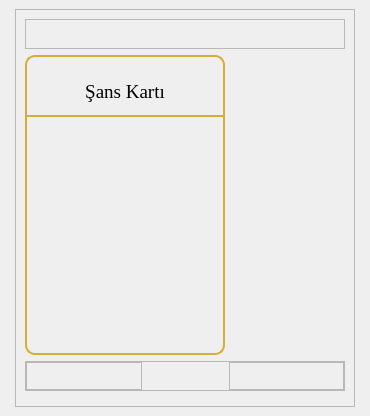
               <widget class="QWidget" name="sans_page">
                <layout class="QHBoxLayout" name="horizontalLayout_38">
                 <property name="spacing">
                  <number>6</number>
                 </property>
                 <property name="leftMargin">
                  <number>9</number>
                 </property>
                 <property name="topMargin">
                  <number>9</number>
                 </property>
                 <property name="rightMargin">
                  <number>9</number>
                 </property>
                 <property name="bottomMargin">
                  <number>9</number>
                 </property>
                 <item>
                  <widget class="QFrame" name="frame">
                   <property name="frameShape">
                    <enum>QFrame::StyledPanel</enum>
                   </property>
                   <property name="frameShadow">
                    <enum>QFrame::Raised</enum>
                   </property>
                  </widget>
                 </item>
                 <item>
                  <widget class="QFrame" name="frame_60">
                   <property name="minimumSize">
                    <size>
                     <width>340</width>
                     <height>0</height>
                    </size>
                   </property>
                   <property name="maximumSize">
                    <size>
                     <width>340</width>
                     <height>16777215</height>
                    </size>
                   </property>
                   <property name="frameShape">
                    <enum>QFrame::StyledPanel</enum>
                   </property>
                   <property name="frameShadow">
                    <enum>QFrame::Raised</enum>
                   </property>
                   <layout class="QVBoxLayout" name="verticalLayout_15">
                    <item>
                     <widget class="QFrame" name="frame_94">
                      <property name="minimumSize">
                       <size>
                        <width>0</width>
                        <height>30</height>
                       </size>
                      </property>
                      <property name="maximumSize">
                       <size>
                        <width>16777215</width>
                        <height>30</height>
                       </size>
                      </property>
                      <property name="frameShape">
                       <enum>QFrame::StyledPanel</enum>
                      </property>
                      <property name="frameShadow">
                       <enum>QFrame::Raised</enum>
                      </property>
                     </widget>
                    </item>
                    <item>
                     <widget class="QFrame" name="frame_89">
                      <property name="minimumSize">
                       <size>
                        <width>200</width>
                        <height>300</height>
                       </size>
                      </property>
                      <property name="maximumSize">
                       <size>
                        <width>200</width>
                        <height>300</height>
                       </size>
                      </property>
                      <property name="styleSheet">
                       <string notr="true">QFrame {
	border-radius: 10px;
	background-color: qlineargradient(spread:pad, x1:0, y1:0, x2:1, y2:1, stop:0 rgba(35, 40, 3, 236), stop:0.16 rgba(136, 106, 22, 255), stop:0.225 rgba(166, 140, 41, 255), stop:0.285 rgba(204, 181, 74, 255), stop:0.345 rgba(235, 219, 102, 255), stop:0.415 rgba(245, 236, 112, 255), stop:0.52 rgba(209, 190, 76, 255), stop:0.57 rgba(187, 156, 51, 255), stop:0.635 rgba(168, 142, 42, 255), stop:0.695 rgba(202, 174, 68, 255), stop:0.75 rgba(218, 202, 86, 255), stop:0.815 rgba(208, 187, 73, 255), stop:0.88 rgba(187, 156, 51, 255), stop:0.935 rgba(137, 108, 26, 255), stop:1 rgba(35, 40, 3, 236));
	border: 2px solid rgb(212,175,55)
}</string>
                      </property>
                      <property name="frameShape">
                       <enum>QFrame::StyledPanel</enum>
                      </property>
                      <property name="frameShadow">
                       <enum>QFrame::Raised</enum>
                      </property>
                      <layout class="QVBoxLayout" name="verticalLayout_16">
                       <property name="spacing">
                        <number>0</number>
                       </property>
                       <property name="leftMargin">
                        <number>0</number>
                       </property>
                       <property name="topMargin">
                        <number>0</number>
                       </property>
                       <property name="rightMargin">
                        <number>0</number>
                       </property>
                       <property name="bottomMargin">
                        <number>0</number>
                       </property>
                       <item>
                        <widget class="QFrame" name="frame_93">
                         <property name="minimumSize">
                          <size>
                           <width>0</width>
                           <height>20</height>
                          </size>
                         </property>
                         <property name="maximumSize">
                          <size>
                           <width>16777215</width>
                           <height>20</height>
                          </size>
                         </property>
                         <property name="styleSheet">
                          <string notr="true">QFrame {
	border: none;
	border-radius: 10px;
	background-color: none;
}</string>
                         </property>
                         <property name="frameShape">
                          <enum>QFrame::StyledPanel</enum>
                         </property>
                         <property name="frameShadow">
                          <enum>QFrame::Raised</enum>
                         </property>
                        </widget>
                       </item>
                       <item>
                        <widget class="QFrame" name="frame_91">
                         <property name="minimumSize">
                          <size>
                           <width>0</width>
                           <height>40</height>
                          </size>
                         </property>
                         <property name="maximumSize">
                          <size>
                           <width>16777215</width>
                           <height>40</height>
                          </size>
                         </property>
                         <property name="styleSheet">
                          <string notr="true">QFrame {
	border: none;
	border-bottom: 2px solid rgb(212,175,55);
	border-radius: 0px;
	background-color: none;
}</string>
                         </property>
                         <property name="frameShape">
                          <enum>QFrame::StyledPanel</enum>
                         </property>
                         <property name="frameShadow">
                          <enum>QFrame::Raised</enum>
                         </property>
                         <layout class="QVBoxLayout" name="verticalLayout_17">
                          <property name="spacing">
                           <number>0</number>
                          </property>
                          <property name="leftMargin">
                           <number>0</number>
                          </property>
                          <property name="topMargin">
                           <number>0</number>
                          </property>
                          <property name="rightMargin">
                           <number>0</number>
                          </property>
                          <property name="bottomMargin">
                           <number>9</number>
                          </property>
                          <item>
                           <widget class="QLabel" name="label">
                            <property name="minimumSize">
                             <size>
                              <width>0</width>
                              <height>0</height>
                             </size>
                            </property>
                            <property name="maximumSize">
                             <size>
                              <width>16777215</width>
                              <height>16777215</height>
                             </size>
                            </property>
                            <property name="font">
                             <font>
                              <family>Times New Roman</family>
                              <pointsize>14</pointsize>
                             </font>
                            </property>
                            <property name="styleSheet">
                             <string notr="true">QLabel {
	color: black;
	border: none;
}</string>
                            </property>
                            <property name="text">
                             <string>Şans Kartı</string>
                            </property>
                            <property name="alignment">
                             <set>Qt::AlignCenter</set>
                            </property>
                           </widget>
                          </item>
                         </layout>
                        </widget>
                       </item>
                       <item>
                        <widget class="QFrame" name="frame_92">
                         <property name="styleSheet">
                          <string notr="true">QFrame {
	border: none;
	background-color: transparent;
}</string>
                         </property>
                         <property name="frameShape">
                          <enum>QFrame::StyledPanel</enum>
                         </property>
                         <property name="frameShadow">
                          <enum>QFrame::Raised</enum>
                         </property>
                         <layout class="QVBoxLayout" name="verticalLayout_18">
                          <item>
                           <widget class="QPlainTextEdit" name="plainTextEdit">
                            <property name="font">
                             <font>
                              <family>Times New Roman</family>
                              <pointsize>12</pointsize>
                             </font>
                            </property>
                            <property name="focusPolicy">
                             <enum>Qt::NoFocus</enum>
                            </property>
                            <property name="styleSheet">
                             <string notr="true">
QPlainTextEdit {
	color: black;
}

/* SCROLL BARS */
 QScrollBar:vertical {
	border: none;
    background: rgb(0,0,50);
    width: 14px;
    margin: 21px 0 21px 0;
	border-radius: 0px;
 }
 QScrollBar::handle:vertical {	
	background: rgb(212,175,55);
    min-height: 25px;
	border-radius: 7px
 }
 QScrollBar::add-line:vertical {
    border: none;
    background: rgb(0,0,50);
    height: 20px;
	border-bottom-left-radius: 7px;
    border-bottom-right-radius: 7px;
    subcontrol-position: bottom;
    subcontrol-origin: margin;
 }
 QScrollBar::sub-line:vertical {
	border: none;
    background: rgb(0,0,50);
    height: 20px;
	border-top-left-radius: 7px;
    border-top-right-radius: 7px;
    subcontrol-position: top;
    subcontrol-origin: margin;
 }
 QScrollBar::up-arrow:vertical, QScrollBar::down-arrow:vertical {
     background: none;
 }

 QScrollBar::add-page:vertical, QScrollBar::sub-page:vertical {
     background: none;
 }</string>
                            </property>
                            <property name="plainText">
                             <string/>
                            </property>
                           </widget>
                          </item>
                         </layout>
                        </widget>
                       </item>
                      </layout>
                     </widget>
                    </item>
                    <item>
                     <widget class="QFrame" name="frame_95">
                      <property name="minimumSize">
                       <size>
                        <width>0</width>
                        <height>30</height>
                       </size>
                      </property>
                      <property name="maximumSize">
                       <size>
                        <width>16777215</width>
                        <height>30</height>
                       </size>
                      </property>
                      <property name="frameShape">
                       <enum>QFrame::StyledPanel</enum>
                      </property>
                      <property name="frameShadow">
                       <enum>QFrame::Raised</enum>
                      </property>
                      <layout class="QHBoxLayout" name="horizontalLayout_39">
                       <property name="spacing">
                        <number>9</number>
                       </property>
                       <property name="leftMargin">
                        <number>0</number>
                       </property>
                       <property name="topMargin">
                        <number>0</number>
                       </property>
                       <property name="rightMargin">
                        <number>0</number>
                       </property>
                       <property name="bottomMargin">
                        <number>0</number>
                       </property>
                       <item>
                        <widget class="QFrame" name="frame_96">
                         <property name="frameShape">
                          <enum>QFrame::StyledPanel</enum>
                         </property>
                         <property name="frameShadow">
                          <enum>QFrame::Raised</enum>
                         </property>
                        </widget>
                       </item>
                       <item>
                        <widget class="QPushButton" name="kaydet_btn_2">
                         <property name="minimumSize">
                          <size>
                           <width>30</width>
                           <height>30</height>
                          </size>
                         </property>
                         <property name="maximumSize">
                          <size>
                           <width>30</width>
                           <height>30</height>
                          </size>
                         </property>
                         <property name="styleSheet">
                          <string notr="true">QPushButton {
	background-color: transparent;
	border-radius: 10px;
}

QPushButton:hover {
	background-color:  rgb(85, 170, 127);
}</string>
                         </property>
                         <property name="text">
                          <string/>
                         </property>
                         <property name="icon">
                          <iconset resource="resource.qrc">
                           <normaloff>:/icon/059-success.png</normaloff>:/icon/059-success.png</iconset>
                         </property>
                         <property name="iconSize">
                          <size>
                           <width>30</width>
                           <height>30</height>
                          </size>
                         </property>
                        </widget>
                       </item>
                       <item>
                        <widget class="QPushButton" name="temizle_btn_2">
                         <property name="minimumSize">
                          <size>
                           <width>30</width>
                           <height>30</height>
                          </size>
                         </property>
                         <property name="maximumSize">
                          <size>
                           <width>30</width>
                           <height>30</height>
                          </size>
                         </property>
                         <property name="styleSheet">
                          <string notr="true">QPushButton {
	background-color: transparent;
	border-radius: 10px;
}

QPushButton:hover {
	background-color:  rgb(214, 90, 79);
}
</string>
                         </property>
                         <property name="text">
                          <string/>
                         </property>
                         <property name="icon">
                          <iconset resource="resource.qrc">
                           <normaloff>:/icon/058-error.png</normaloff>:/icon/058-error.png</iconset>
                         </property>
                         <property name="iconSize">
                          <size>
                           <width>30</width>
                           <height>30</height>
                          </size>
                         </property>
                        </widget>
                       </item>
                       <item>
                        <widget class="QFrame" name="frame_97">
                         <property name="frameShape">
                          <enum>QFrame::StyledPanel</enum>
                         </property>
                         <property name="frameShadow">
                          <enum>QFrame::Raised</enum>
                         </property>
                        </widget>
                       </item>
                      </layout>
                     </widget>
                    </item>
                    <item>
                     <widget class="QFrame" name="frame_90">
                      <property name="frameShape">
                       <enum>QFrame::StyledPanel</enum>
                      </property>
                      <property name="frameShadow">
                       <enum>QFrame::Raised</enum>
                      </property>
                     </widget>
                    </item>
                   </layout>
                  </widget>
                 </item>
                 <item>
                  <widget class="QFrame" name="frame_88">
                   <property name="frameShape">
                    <enum>QFrame::StyledPanel</enum>
                   </property>
                   <property name="frameShadow">
                    <enum>QFrame::Raised</enum>
                   </property>
                  </widget>
                 </item>
                </layout>
               </widget>
